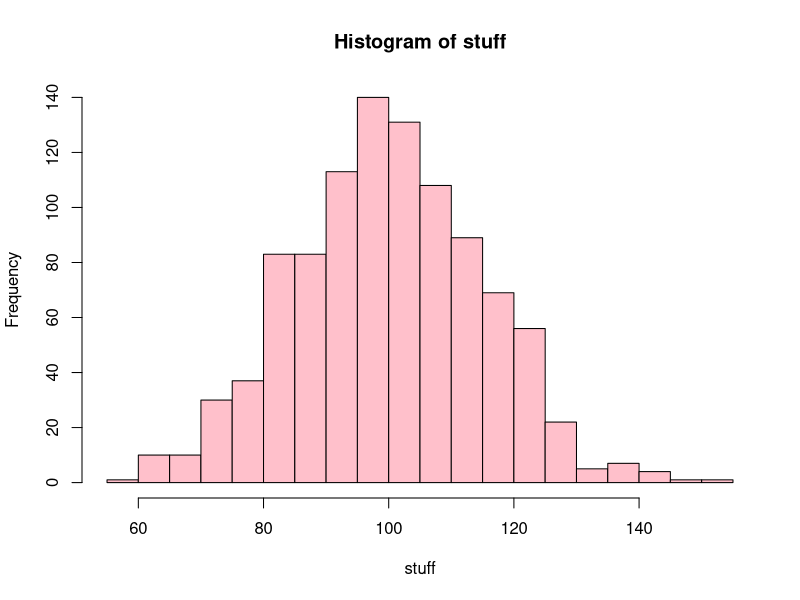

Source code (R):
## ---- chunk 1
library(ggplot2)
knitr::opts_chunk$set(echo = TRUE, comment = NA, fig.align = "center")
## ---- chunk 2
set.seed(13)
stuff <- rnorm(1000, 100, 15)
hist(stuff, col = "pink", breaks = "Scott")
## ---- chunk 3
knitr::kable(head(iris), booktabs = TRUE,  caption = 'The first six rows of `iris`')
